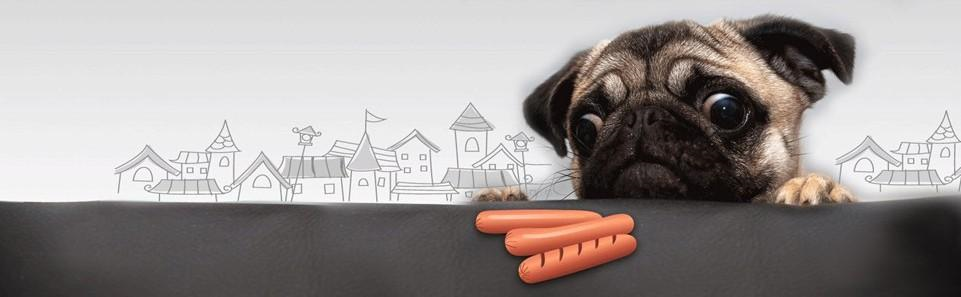
//> input picture Source1_1.bmp, 961 x 297 px
$ ./adaptiveThreshold ../Source1_1.bmp   (built with g++ and OpenCV 4)
//> lines starting //> are read from the running program, lines starting //| are printed output that depends on the picture; after the words box and inside, x2 and y2 are one past the last pixel; in counts of white or black regions, pixels touching at a corner belong together
//  基于局部自适应阈值的图像二值化
//  Author：www.icvpr.com
//  Blog:   http://blog.csdn.net/icvpr

#include <iostream>
#include <opencv2/opencv.hpp>

int main(int argc, char **argv)
{
    cv::Mat image = cv::imread(argv[1], CV_LOAD_IMAGE_GRAYSCALE);
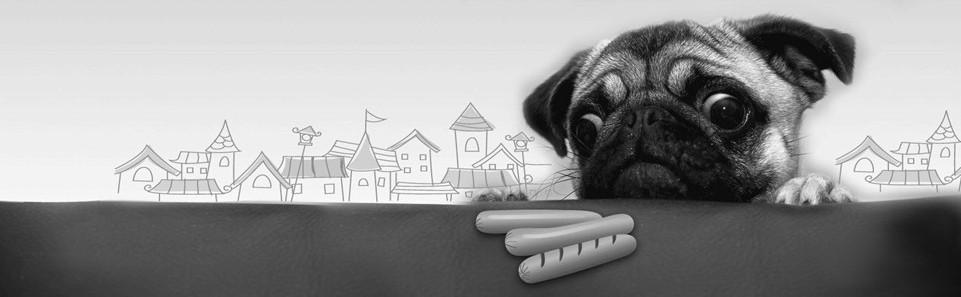
//> image: 297 rows x 961 cols, CV_8UC1; min 1, max 255, mean 152
    if (image.empty())
    {
        std::cout << "read image failure" << std::endl;
        return -1;
    }

    // 全局二值化
    int th = 100;
    cv::Mat global;
    cv::threshold(image, global, th, 255, CV_THRESH_BINARY);
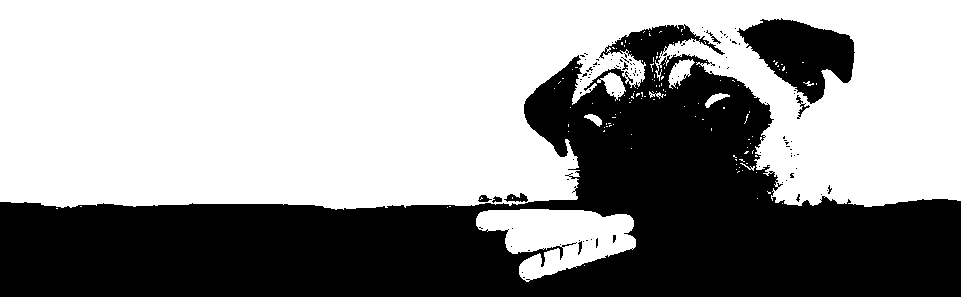
//> global: 297 rows x 961 cols, CV_8UC1; 59% white; 105 black regions (95 under 20 px), largest, box (x1, y1, x2, y2) and area: (0, 24, 961, 297) 110617, (737, 18, 855, 104) 5581, (504, 193, 528, 202) 127

    // 局部二值化

    int blockSize = 5;
    int constValue = 2;
    cv::Mat local;
    cv::adaptiveThreshold(image, local, 255, 0, CV_THRESH_BINARY, blockSize, constValue);
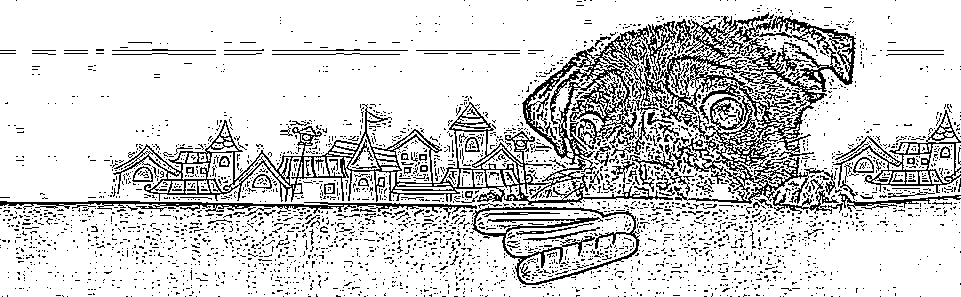
//> local: 297 rows x 961 cols, CV_8UC1; 82.4% white; black in thin lines or dots
    cv::Mat Canny_Image;//= cv:createImage(image.shape, 8, 1);
    cv::Canny(local, Canny_Image, 125, 255, 3);
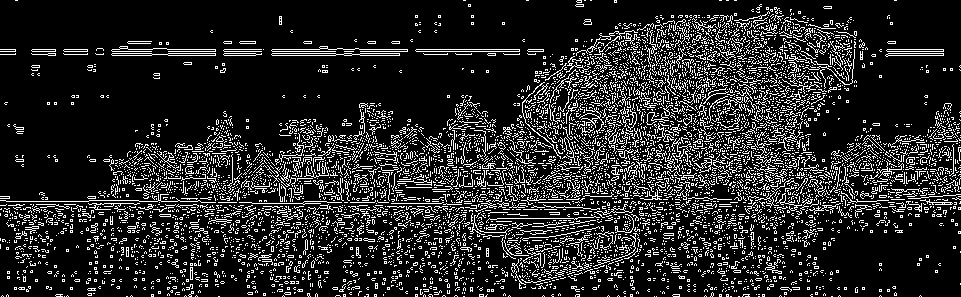
//> Canny_Image: 297 rows x 961 cols, CV_8UC1; 15.4% white in thin lines or dots
    cv::imshow("Canny_Image", Canny_Image);
    cv::imwrite("global.bmp", global);
    cv::imwrite("local.bmp", local);

    cv::imshow("globalThreshold", global);
    cv::imshow("localThreshold", local);
    cv::waitKey(0);

    return 0;
}

$ run again, on Source1_3.bmp
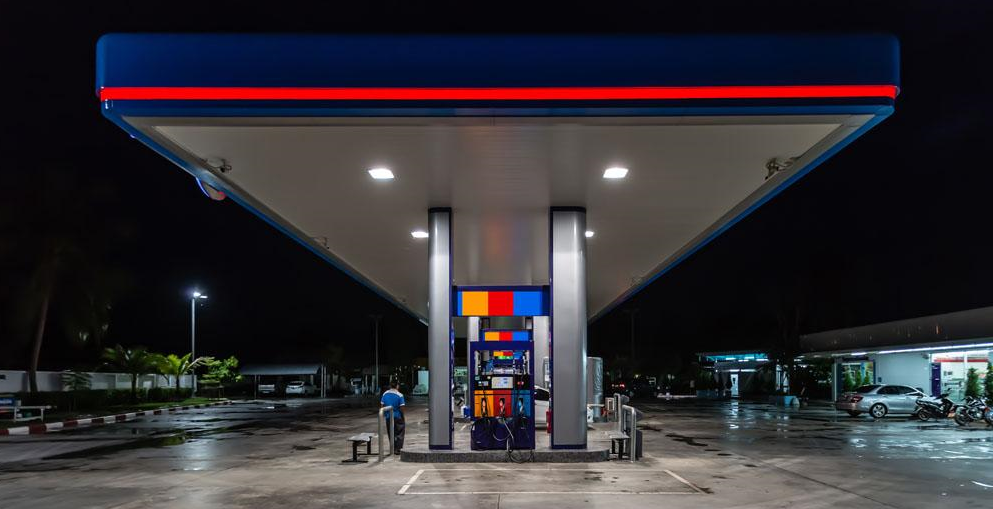
//> input picture Source1_3.bmp, 993 x 509 px
//> `cv::threshold(image, global, th, 255, CV_THRESH_BINARY);`:
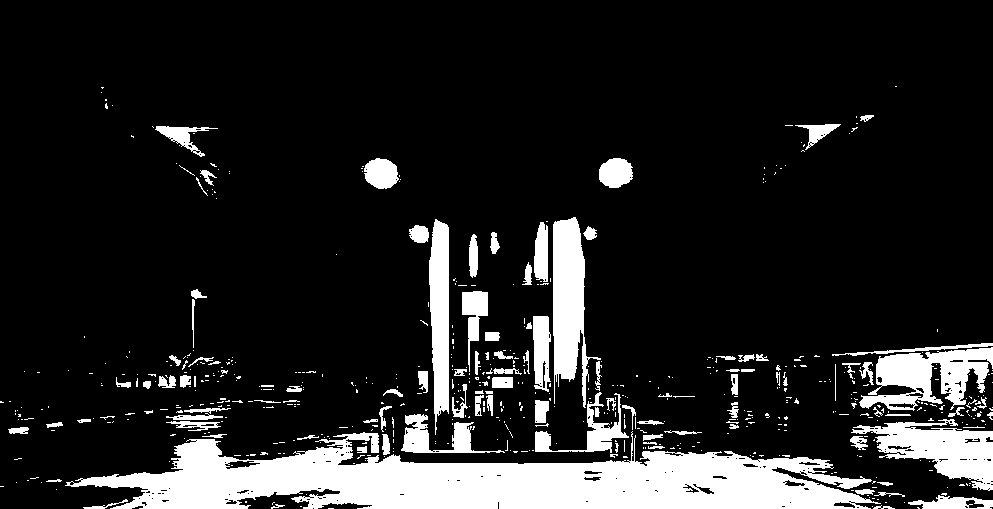
//> global: 509 rows x 993 cols, CV_8UC1; 14.1% white; 593 white regions (484 under 20 px), largest, box (x1, y1, x2, y2) and area: (65, 431, 881, 509) 35038, (553, 217, 601, 408) 4827, (851, 419, 993, 491) 4822
//> local: 509 rows x 993 cols, CV_8UC1; 81.2% white; black in thin lines or dots
//> `cv::Canny(local, Canny_Image, 125, 255, 3);`:
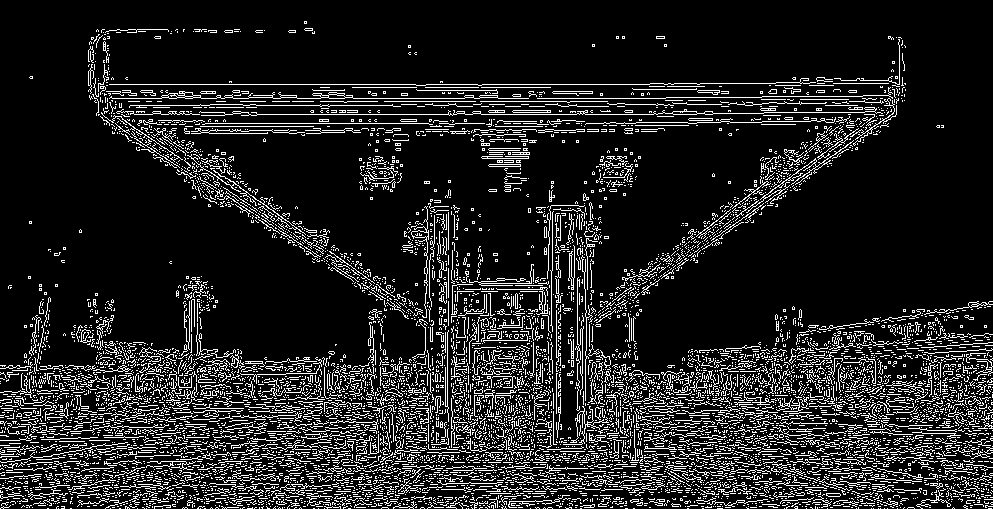
//> Canny_Image: 509 rows x 993 cols, CV_8UC1; 13.3% white in thin lines or dots

$ run again, on Target12.bmp
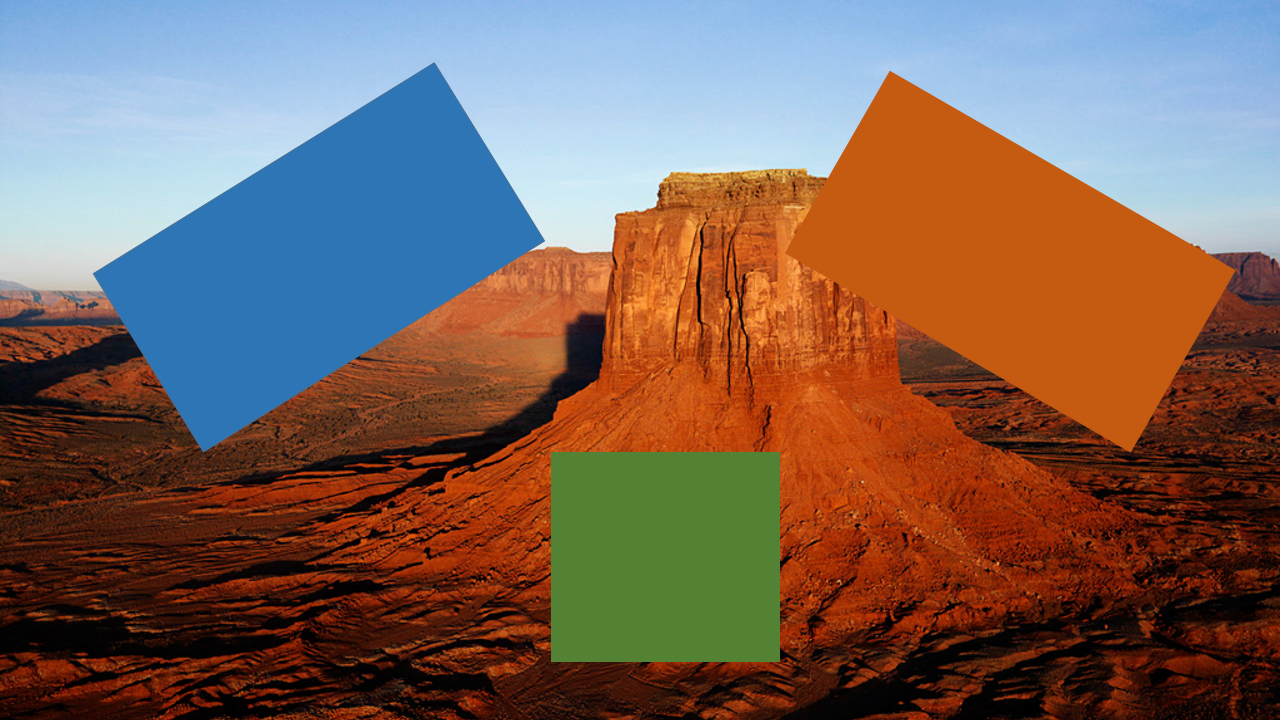
//> input picture Target12.bmp, 1280 x 720 px
//> `cv::threshold(image, global, th, 255, CV_THRESH_BINARY);`:
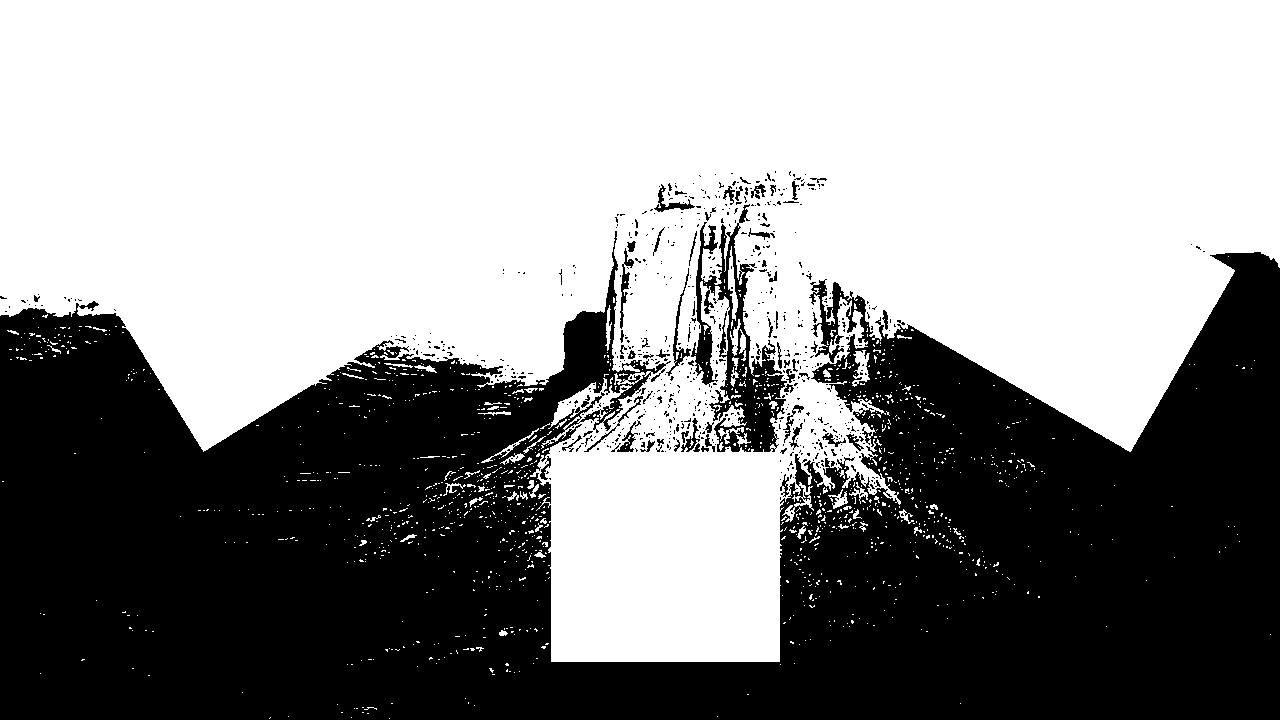
//> global: 720 rows x 1280 cols, CV_8UC1; 57.3% white; 693 black regions (625 under 20 px), largest, box (x1, y1, x2, y2) and area: (0, 231, 1280, 720) 378828, (691, 204, 787, 452) 7836, (666, 268, 691, 376) 374
//> local: 720 rows x 1280 cols, CV_8UC1; 77.9% white; black in thin lines or dots
//> `cv::Canny(local, Canny_Image, 125, 255, 3);`:
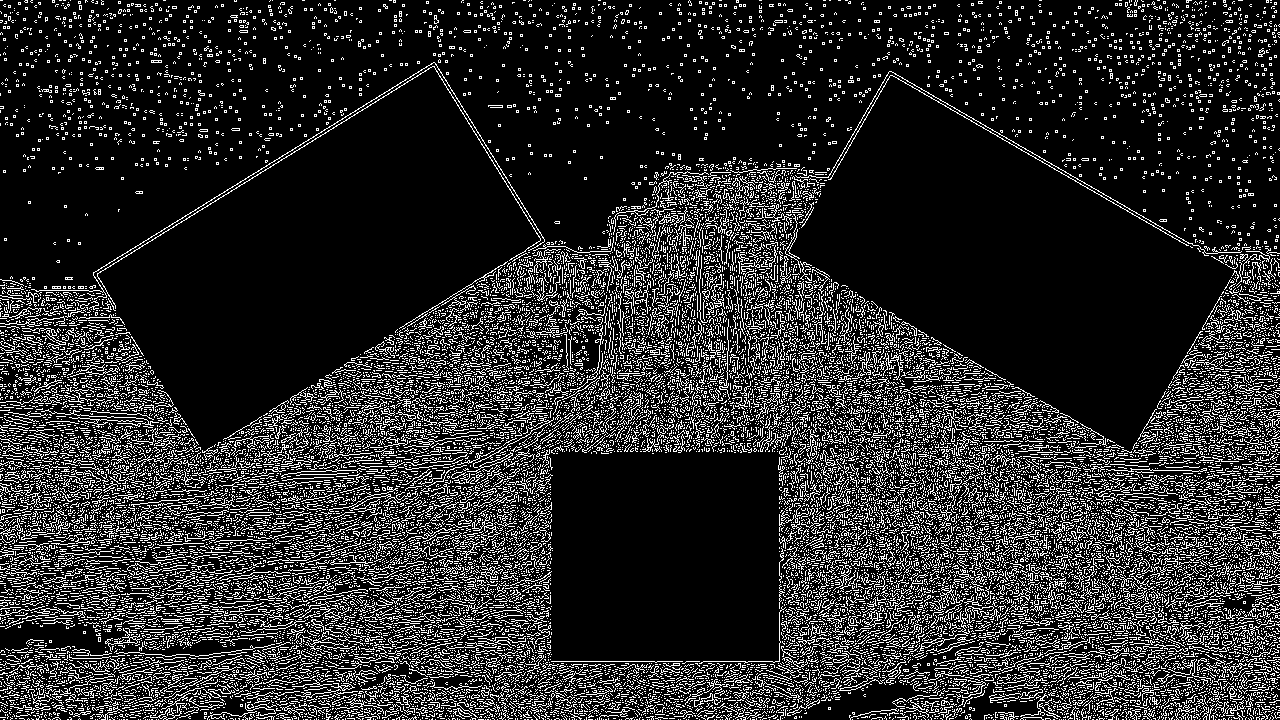
//> Canny_Image: 720 rows x 1280 cols, CV_8UC1; 16.6% white in thin lines or dots
